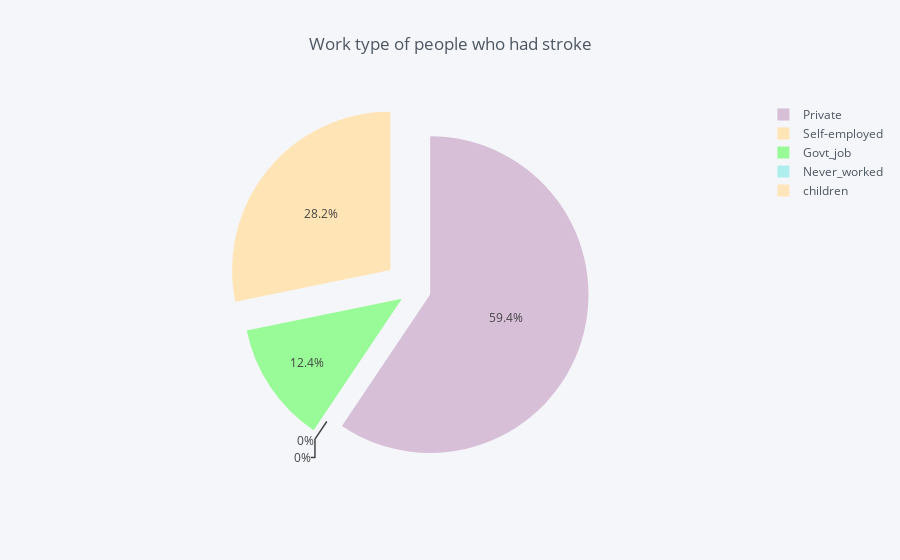

The code cell stored with this chart in its notebook:
### Markdown cell above
##Work type of people who had stroke

### Code cell
job = df.groupby(df['work_type'])['stroke'].sum()
df_job = pd.DataFrame({'labels': job.index,'values': job.values})
colors2= ['palegreen','paleturquoise','thistle','moccasin']
df_job.iplot(kind='pie',labels='labels',values='values', title='Work type of people who had stroke', colors = colors2,  pull=[0.1, 0.1, 0.1, 0.2])

### Figure 1 — Plotly figure (JSON) as saved in the notebook; plotly's stock layout.template omitted (floating-point values rounded to 4 significant figures)
{"data": [{"labels": ["Govt_job", "Never_worked", "Private", "Self-employed", "children"], "marker": {"colors": ["rgba(152, 251, 152, 1.0)", "rgba(175, 238, 238, 1.0)", "rgba(216, 191, 216, 1.0)", "rgba(255, 228, 181, 1.0)", "rgba(255, 228, 181, 0.8999999999999999)"]}, "name": "", "pull": [0.1, 0.1, 0.1, 0.2], "values": [25, 0, 120, 57, 0], "type": "pie"}], "layout": {"legend": {"bgcolor": "#F5F6F9", "font": {"color": "#4D5663"}}, "paper_bgcolor": "#F5F6F9", "plot_bgcolor": "#F5F6F9", "titlefont": {"color": "#4D5663"}, "title": "Work type of people who had stroke"}}
